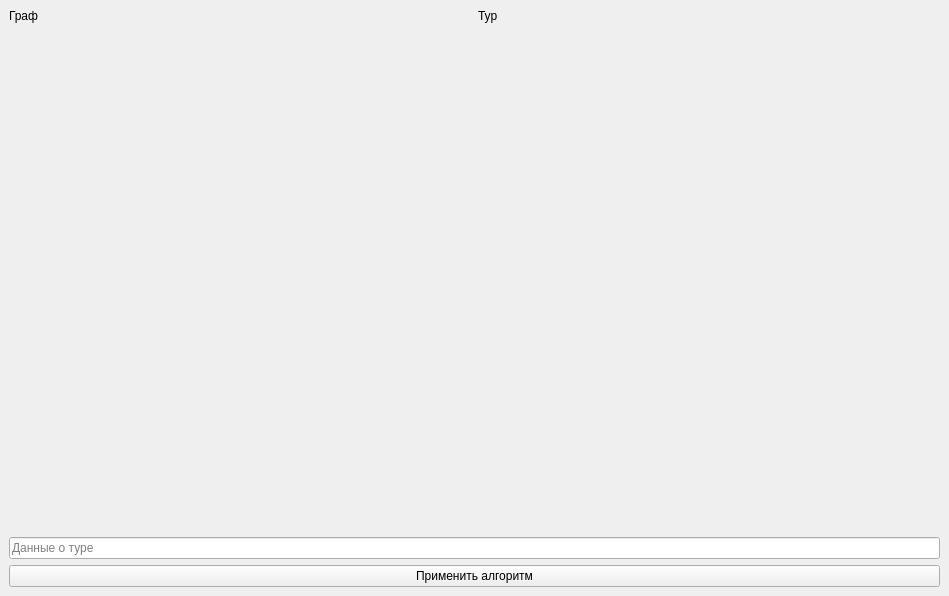
<?xml version="1.0" encoding="UTF-8"?>
<ui version="4.0">
 <class>MainWindow</class>
 <widget class="QMainWindow" name="MainWindow">
  <property name="geometry">
   <rect>
    <x>0</x>
    <y>0</y>
    <width>949</width>
    <height>596</height>
   </rect>
  </property>
  <property name="minimumSize">
   <size>
    <width>949</width>
    <height>596</height>
   </size>
  </property>
  <property name="maximumSize">
   <size>
    <width>949</width>
    <height>596</height>
   </size>
  </property>
  <property name="windowTitle">
   <string>MainWindow</string>
  </property>
  <widget class="QWidget" name="centralwidget">
   <layout class="QGridLayout" name="gridLayout">
    <item row="0" column="0">
     <layout class="QVBoxLayout" name="verticalLayout_3">
      <item>
       <layout class="QHBoxLayout" name="horizontalLayout">
        <item>
         <layout class="QVBoxLayout" name="verticalLayout_2">
          <item>
           <widget class="QLabel" name="label_2">
            <property name="sizePolicy">
             <sizepolicy hsizetype="Minimum" vsizetype="Preferred">
              <horstretch>0</horstretch>
              <verstretch>0</verstretch>
             </sizepolicy>
            </property>
            <property name="text">
             <string>Граф</string>
            </property>
           </widget>
          </item>
          <item>
           <widget class="QWidget" name="graph_widget" native="true">
            <property name="sizePolicy">
             <sizepolicy hsizetype="Expanding" vsizetype="Expanding">
              <horstretch>0</horstretch>
              <verstretch>0</verstretch>
             </sizepolicy>
            </property>
            <property name="minimumSize">
             <size>
              <width>0</width>
              <height>0</height>
             </size>
            </property>
            <property name="mouseTracking">
             <bool>false</bool>
            </property>
            <property name="focusPolicy">
             <enum>Qt::NoFocus</enum>
            </property>
           </widget>
          </item>
         </layout>
        </item>
        <item>
         <layout class="QVBoxLayout" name="verticalLayout">
          <item>
           <widget class="QLabel" name="label">
            <property name="sizePolicy">
             <sizepolicy hsizetype="Preferred" vsizetype="Minimum">
              <horstretch>0</horstretch>
              <verstretch>0</verstretch>
             </sizepolicy>
            </property>
            <property name="text">
             <string>Тур</string>
            </property>
           </widget>
          </item>
          <item>
           <widget class="QWidget" name="tour_widget" native="true">
            <property name="sizePolicy">
             <sizepolicy hsizetype="Expanding" vsizetype="Expanding">
              <horstretch>0</horstretch>
              <verstretch>0</verstretch>
             </sizepolicy>
            </property>
            <property name="minimumSize">
             <size>
              <width>0</width>
              <height>0</height>
             </size>
            </property>
            <property name="maximumSize">
             <size>
              <width>16777215</width>
              <height>16777215</height>
             </size>
            </property>
           </widget>
          </item>
         </layout>
        </item>
       </layout>
      </item>
      <item>
       <widget class="QLineEdit" name="lineEdit">
        <property name="placeholderText">
         <string>Данные о туре</string>
        </property>
       </widget>
      </item>
     </layout>
    </item>
    <item row="1" column="0">
     <widget class="QPushButton" name="do_alg_button">
      <property name="text">
       <string>Применить алгоритм</string>
      </property>
     </widget>
    </item>
   </layout>
  </widget>
 </widget>
 <resources/>
 <connections/>
</ui>
